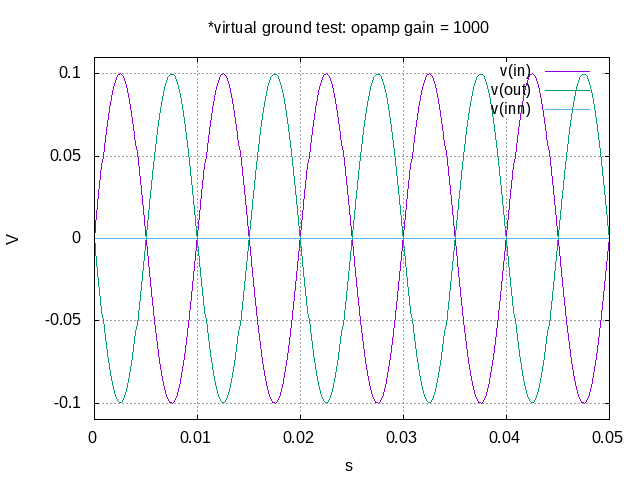

Reproduce this figure in gnuplot.
set terminal X11
set title "*virtual ground test: opamp gain = 1000"
set xlabel "s"
set ylabel "V"
set grid
unset logscale x 
set xrange [0.000000e+00:5.000000e-02]
unset logscale y 
set yrange [-1.099830e-01:1.099830e-01]
#set xtics 1
#set x2tics 1
#set ytics 1
#set y2tics 1
set format y "%g"
set format x "%g"
plot 'data/images/spice-example.data' using 1:2 with lines lw 1 title "v(in)" ,\
'data/images/spice-example.data' using 3:4 with lines lw 1 title "v(out)" ,\
'data/images/spice-example.data' using 5:6 with lines lw 1 title "v(inn)" 
set terminal push
set terminal png
set out 'data/images/spice-example.png'
replot
set term pop
replot
